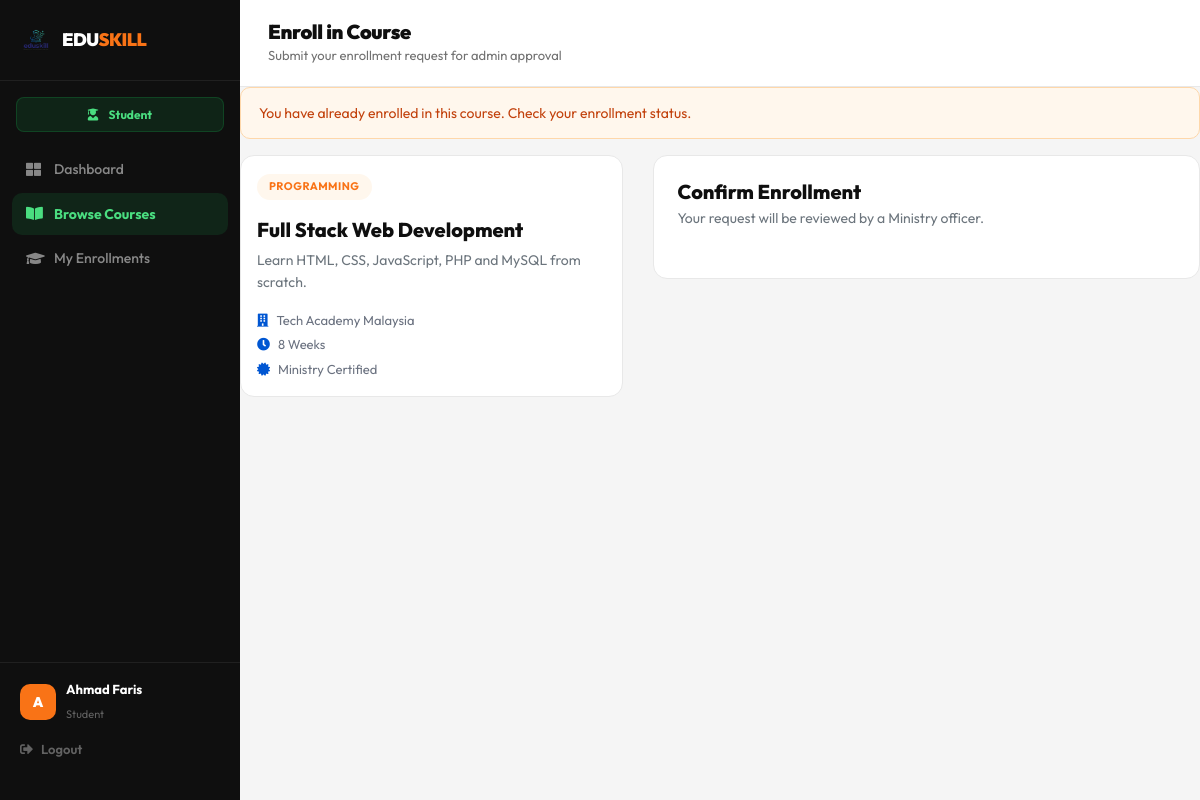
The page /student/enroll.php?id=1 (signed in) on the database its author committed.
### tables this page shows
CREATE TABLE IF NOT EXISTS courses (
    id           INT AUTO_INCREMENT PRIMARY KEY,
    provider_id  INT NOT NULL,
    title        VARCHAR(200) NOT NULL,
    category     VARCHAR(100) NOT NULL,
    duration     VARCHAR(50) NOT NULL,
    description  TEXT,
    price        DECIMAL(10,2) DEFAULT 0.00,
    max_students INT DEFAULT 30,
    status       ENUM('pending','approved','rejected') DEFAULT 'pending',
    created_at   TIMESTAMP DEFAULT CURRENT_TIMESTAMP,
    FOREIGN KEY (provider_id) REFERENCES providers(id) ON DELETE CASCADE
);

CREATE TABLE IF NOT EXISTS providers (
    id          INT AUTO_INCREMENT PRIMARY KEY,
    org_name    VARCHAR(150) NOT NULL,
    email       VARCHAR(100) NOT NULL UNIQUE,
    phone       VARCHAR(20),
    address     VARCHAR(200),
    description TEXT,
    password    VARCHAR(255) NOT NULL,
    status      ENUM('pending','approved','rejected') DEFAULT 'pending',
    created_at  TIMESTAMP DEFAULT CURRENT_TIMESTAMP
);

### student/enroll.php (the view, shortened to what this page needs)
<?php
require_once '../config/database.php';
$student_id   = $_SESSION['user_id'];
$student_name = $_SESSION['user_name'] ?? 'Student';
$course_id    = intval($_GET['id'] ?? 0);
$success      = '';
$stmt = mysqli_prepare($conn, "SELECT c.*, p.org_name as provider_name FROM courses c JOIN providers p ON c.provider_id = p.id WHERE c.id = ? AND c.status = 'approved'");
mysqli_stmt_bind_param($stmt, 'i', $course_id);
mysqli_stmt_execute($stmt);
$course = mysqli_fetch_assoc(mysqli_stmt_get_result($stmt));
$check = mysqli_prepare($conn, "SELECT id FROM enrollments WHERE student_id = ? AND course_id = ?");
mysqli_stmt_bind_param($check, 'ii', $student_id, $course_id);
mysqli_stmt_execute($check);
mysqli_stmt_store_result($check);
$already_enrolled = mysqli_stmt_num_rows($check) > 0;
?>
<!DOCTYPE html>
<html lang="en">
<head>
    <link rel="stylesheet" href="https://stackpath.bootstrapcdn.com/bootstrap/4.5.2/css/bootstrap.min.css">
    <link rel="stylesheet" href="https://cdnjs.cloudflare.com/ajax/libs/font-awesome/5.15.4/css/all.min.css">
    <link rel="stylesheet" href="../css/style.css">
    <link rel="stylesheet" href="../css/pasang.css">
    <link rel="stylesheet" href="../css/shreeyash.css">
</head>
<body class="dashboard-body">
<div class="dashboard-wrap">
    <aside class="dash-sidebar student-sidebar">
        <div class="dsb-brand">
            <a href="../index.php">
                <img src="../images/logo.png" alt="Logo" style="width:32px;height:32px;border-radius:8px;object-fit:cover;">
                <span class="dsb-brand-text">EDU<span class="dsb-brand-accent">SKILL</span></span>
            </a>
        </div>
        <div class="dsb-role-badge student-role-badge"><i class="fas fa-user-graduate mr-2"></i> Student</div>
        <nav class="dsb-nav">
            <a href="dashboard.php" class="dsb-link"><i class="fas fa-th-large"></i> Dashboard</a>
            <a href="courses.php" class="dsb-link active"><i class="fas fa-book-open"></i> Browse Courses</a>
            <a href="my_courses.php" class="dsb-link"><i class="fas fa-graduation-cap"></i> My Enrollments</a>
        </nav>
        <div class="dsb-bottom">
            <div class="dsb-user-info">
                <div class="dsb-avatar"><?php echo strtoupper(substr($student_name,0,1)); ?></div>
                <div><strong><?php echo htmlspecialchars($student_name); ?></strong><span>Student</span></div>
            </div>
            <a href="../auth/logout.php" class="dsb-logout"><i class="fas fa-sign-out-alt"></i> Logout</a>
        </div>
    </aside>
    <main class="dash-main">
        <div class="dash-topbar">
            <div>
                <h4 class="dash-page-title">Enroll in Course</h4>
                <p class="dash-page-sub">Submit your enrollment request for admin approval</p>
            </div>
        </div>
        <?php if($already_enrolled && !$success): ?>
        <div class="alert alert-warning">You have already enrolled in this course. <a href="my_courses.php">Check your enrollment status</a>.</div>
        <?php endif; ?>
        <div class="row">
            <div class="col-lg-5 mb-4">
                <div class="dash-card p-3">
                    <span class="course-cat"><?php echo htmlspecialchars($course['category']); ?></span>
                    <h5 class="mt-2 mb-2"><?php echo htmlspecialchars($course['title']); ?></h5>
                    <p class="text-muted" style="font-size:14px;"><?php echo htmlspecialchars($course['description']); ?></p>
                    <div style="font-size:13px; color:#6b7280; margin-top:12px;">
                        <div class="mb-1"><i class="fas fa-building mr-2" style="color:#0056d2;"></i><?php echo htmlspecialchars($course['provider_name']); ?></div>
                        <div class="mb-1"><i class="fas fa-clock mr-2" style="color:#0056d2;"></i><?php echo htmlspecialchars($course['duration']); ?></div>
                        <div><i class="fas fa-certificate mr-2" style="color:#0056d2;"></i>Ministry Certified</div>
                    </div>
                </div>
            </div>
            <div class="col-lg-7">
                <div class="dash-card p-4">
                    <h5 class="mb-1">Confirm Enrollment</h5>
                    <p class="text-muted mb-4" style="font-size:14px;">Your request will be reviewed by a Ministry officer.</p>
                </div>
            </div>
        </div>
    </main>
</div>
</body>
</html>

### css/style.css (style rules this page uses)
:root { --orange: #f97316; --orange-dk: #ea580c; --orange-lt: #fff7ed; --orange-mid: #fed7aa; --black: #0f0f0f; --dark: #1a1a1a; --text: #3d3d3d; --muted: #717171; --border: #e8e8e8; --bg: #fafafa; --white: #ffffff; --green: #16a34a; --green-lt: #dcfce7; --blue: #2563eb; --blue-lt: #dbeafe; --purple: #7c3aed; --purple-lt: #ede9fe; --pink: #db2777; --pink-lt: #fce7f3; --teal: #0f766e; --teal-lt: #ccfbf1; --nav-h: 72px; --radius: 14px; --radius-lg: 20px; --radius-xl: 28px; --shadow: 0 2px 8px rgba(0,0,0,0.06), 0 1px 2px rgba(0,0,0,0.04); --shadow-md: 0 8px 24px rgba(0,0,0,0.08), 0 2px 8px rgba(0,0,0,0.04); --shadow-lg: 0 20px 48px rgba(0,0,0,0.10); }
* { margin: 0; padding: 0; box-sizing: border-box; }
body { font-family: 'Open Sans', sans-serif; }
body { font-family: 'Outfit', sans-serif; color: var(--text); background: var(--white); padding-top: var(--nav-h); font-size: 16px; line-height: 1.6; -webkit-font-smoothing: antialiased; }
h1, h2, h3, h4, h5, h6 { font-family: 'Outfit', sans-serif; color: var(--black); line-height: 1.15; font-weight: 800; }
a { text-decoration: none; color: inherit; }
img { max-width: 100%; height: auto; display: block; }
.course-cat { display: inline-block; background: var(--orange-lt); color: var(--orange); font-size: 11px; font-weight: 700; padding: 4px 12px; border-radius: 100px; margin-bottom: 10px; text-transform: uppercase; letter-spacing: 0.5px; }

### css/pasang.css (style rules this page uses)
.dashboard-body { padding-top: 0; background: #f5f5f5; }
.dashboard-wrap { display: flex; min-height: 100vh; }
.dash-sidebar { width: 240px; min-width: 240px; background: #0f0f0f; position: fixed; top: 0; left: 0; bottom: 0; display: flex; flex-direction: column; padding: 24px 0; z-index: 100; overflow-y: auto; }
.dash-main { margin-left: 240px; min-height: 100vh; background: #f5f5f5; width: calc(100% - 240px); }
.dsb-brand { padding: 0 20px 24px; border-bottom: 1px solid rgba(255,255,255,0.07); margin-bottom: 16px; }
.dsb-brand a { display: flex; align-items: center; gap: 10px; text-decoration: none; }
.dsb-brand-text { font-family: 'Outfit', sans-serif; font-size: 18px; font-weight: 900; color: white; letter-spacing: -0.5px; }
.dsb-brand-accent { color: #f97316; }
.dsb-role-badge { margin: 0 16px 16px; background: rgba(249,115,22,0.15); border: 1px solid rgba(249,115,22,0.25); color: #f97316; font-size: 12px; font-weight: 700; padding: 7px 14px; border-radius: 8px; text-align: center; }
.student-role-badge { background: rgba(22,163,74,0.15); border-color: rgba(22,163,74,0.25); color: #4ade80; }
.dsb-nav { flex: 1; padding: 0 12px; }
.dsb-link { display: flex; align-items: center; gap: 10px; padding: 10px 14px; border-radius: 10px; color: rgba(255,255,255,0.5) !important; font-family: 'Outfit', sans-serif; font-size: 14px; font-weight: 500; text-decoration: none; margin-bottom: 2px; transition: all 0.15s; }
.dsb-link i { font-size: 15px; width: 18px; flex-shrink: 0; }
.dsb-link.active { background: rgba(249,115,22,0.15); color: #f97316 !important; font-weight: 700; }
.dsb-bottom { padding: 16px 20px; border-top: 1px solid rgba(255,255,255,0.07); margin-top: auto; }
.dsb-user-info { display: flex; align-items: center; gap: 10px; margin-bottom: 14px; }
.dsb-avatar { width: 36px; height: 36px; border-radius: 10px; background: #f97316; display: flex; align-items: center; justify-content: center; color: white; font-size: 14px; font-weight: 900; flex-shrink: 0; }
.dsb-user-info strong { display: block; font-size: 13px; font-weight: 700; color: white; }
.dsb-user-info span { font-size: 11px; color: rgba(255,255,255,0.35); }
.dsb-logout { display: flex; align-items: center; gap: 8px; color: rgba(255,255,255,0.35) !important; font-size: 13px; font-weight: 600; transition: color 0.15s; }
.dash-topbar { background: white; border-bottom: 1.5px solid #e8e8e8; padding: 20px 28px; display: flex; align-items: center; justify-content: space-between; position: sticky; top: 0; z-index: 50; }
.dash-page-title { font-family: 'Outfit', sans-serif; font-size: 20px; font-weight: 900; color: #0f0f0f; margin-bottom: 2px; letter-spacing: -0.3px; }
.dash-page-sub { font-size: 13px; color: #717171; margin: 0; }
.dash-card { background: white; border-radius: 14px; border: 1.5px solid #e8e8e8; overflow: hidden; }
.alert-warning { background: #fff7ed; border: 1px solid #fed7aa; color: #c2410c; border-radius: 10px; padding: 14px 18px; font-size: 14px; }

### css/shreeyash.css (style rules this page uses)
.student-sidebar .dsb-link.active { background: rgba(22,163,74,0.15); color: #4ade80 !important; }

### rows shown on the page
courses: category "PROGRAMMING", title "Full Stack Web Development", description "Learn HTML, CSS, JavaScript, PHP and MySQL from scratch.", provider.org_name "Tech Academy Malaysia", duration "8 Weeks"

### other values the page prints
substr($student_name,0,1) "A"
$student_name "Ahmad Faris"
